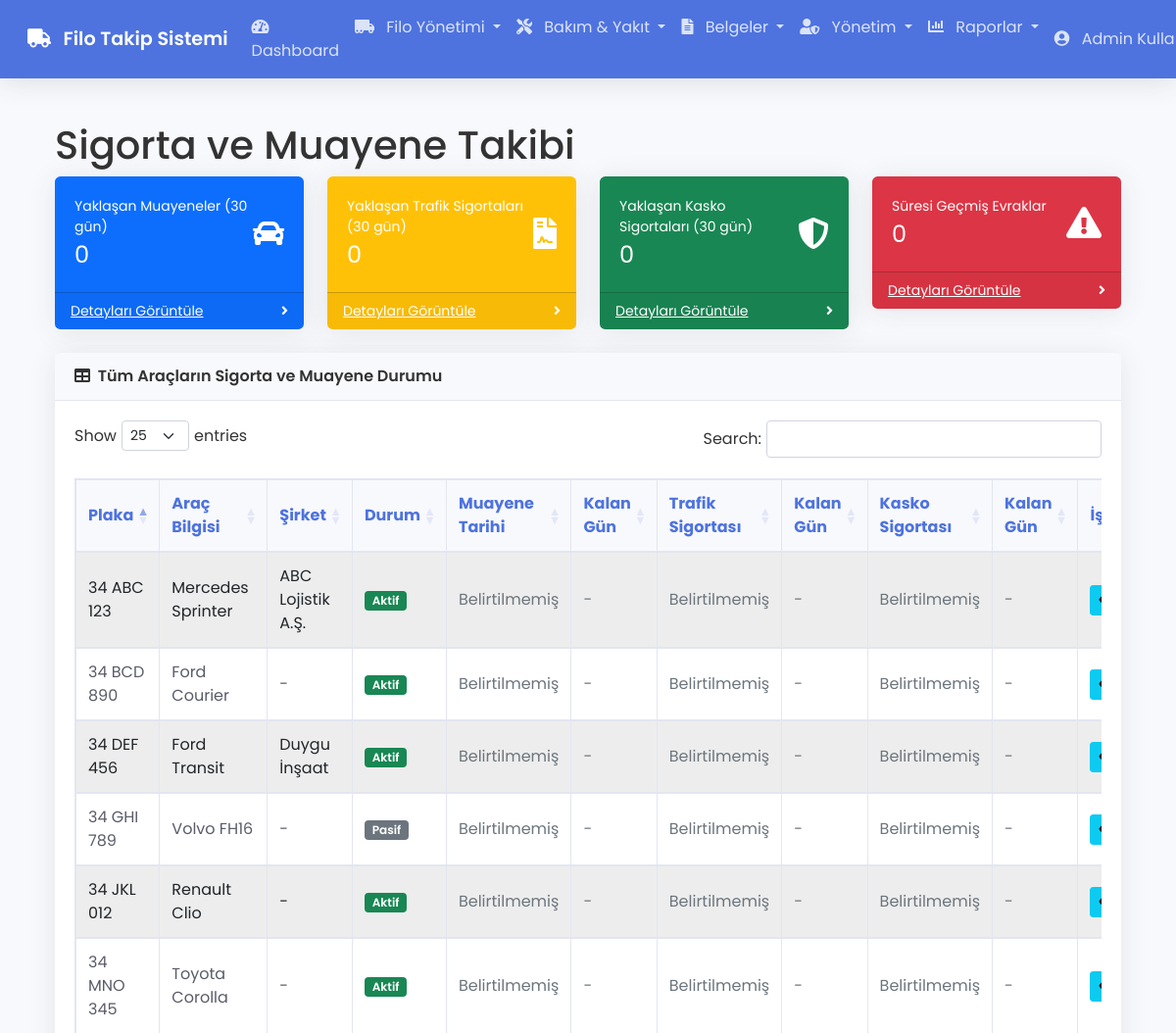
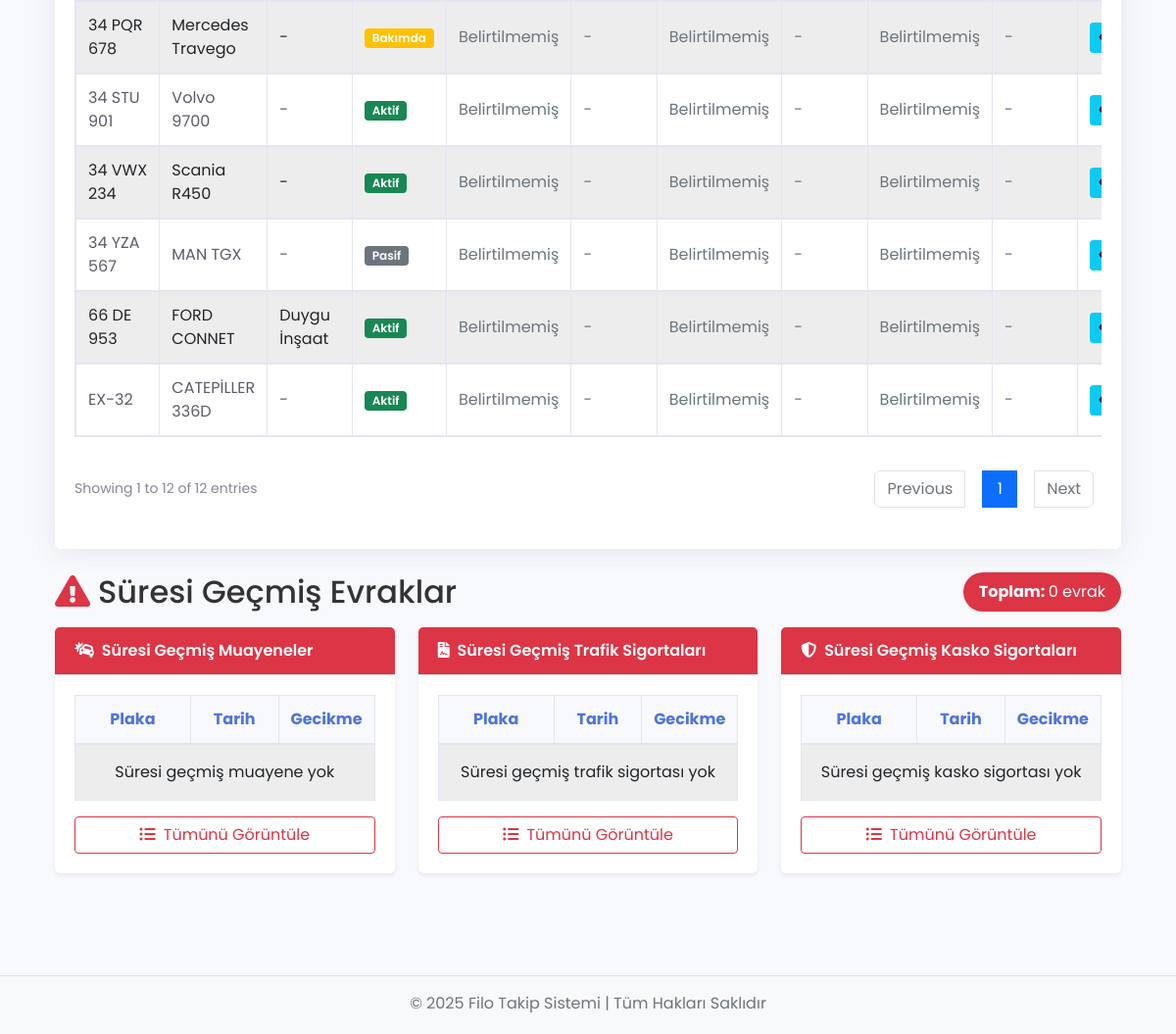
Screenshot of /insurance (signed in) with the database file from the repository (2 pictures, top to bottom).
### tables this page shows
CREATE TABLE `vehicles` (
  `id` int(11) NOT NULL,
  `plate_number` varchar(20) NOT NULL,
  `brand` varchar(100) NOT NULL,
  `model` varchar(100) NOT NULL,
  `year` int(11) DEFAULT NULL,
  `company_id` int(11) DEFAULT NULL,
  `vehicle_type` enum('Otomobil','Kamyonet','Kamyon','Otobüs') NOT NULL,
  `status` enum('Aktif','Pasif','Bakımda') NOT NULL DEFAULT 'Aktif',
  `created_at` timestamp NOT NULL DEFAULT current_timestamp()
);

CREATE TABLE `companies` (
  `id` int(11) NOT NULL,
  `company_name` varchar(200) NOT NULL,
  `tax_office` varchar(100) DEFAULT NULL,
  `tax_number` varchar(20) NOT NULL,
  `address` text DEFAULT NULL,
  `phone` varchar(20) DEFAULT NULL,
  `email` varchar(100) DEFAULT NULL,
  `logo_url` varchar(255) DEFAULT NULL,
  `status` enum('Aktif','Pasif') NOT NULL DEFAULT 'Aktif',
  `created_at` timestamp NOT NULL DEFAULT current_timestamp(),
  `updated_at` timestamp NOT NULL DEFAULT current_timestamp() ON UPDATE current_timestamp()
);

### app/views/insurance/index.php (the view, shortened to what the rows shown need)
<?php require APPROOT . '/views/inc/header.php'; ?>
<div class="container-fluid px-4">
    <h1 class="mt-4"><?php echo $data['title']; ?></h1>
    <div class="card mb-4">
        <div class="card-body">
            <div class="table-responsive">
                <table class="table table-bordered table-striped" id="vehiclesTable" width="100%" cellspacing="0">
                    <thead>
                        <tr>
                            <th>Plaka</th>
                            <th>Araç Bilgisi</th>
                            <th>Şirket</th>
                            <th>Durum</th>
                            <th>Muayene Tarihi</th>
                            <th>Kalan Gün</th>
                            <th>Trafik Sigortası</th>
                            <th>Kalan Gün</th>
                            <th>Kasko Sigortası</th>
                            <th>Kalan Gün</th>
                            <th>İşlemler</th>
                        </tr>
                    </thead>
                    <tbody>
                        <?php if(!empty($data['vehicles'])): ?>
                            <?php foreach($data['vehicles'] as $vehicle): ?>
                                <tr>
                                    <td><?php echo $vehicle->plate_number; ?></td>
                                    <td><?php echo $vehicle->brand . ' ' . $vehicle->model; ?></td>
                                    <td><?php echo $vehicle->company_name; ?></td>
                                    <td>
                                        <span class="badge <?php
                                            if($vehicle->status == 'Aktif') {
                                                echo 'bg-success';
                                            } elseif($vehicle->status == 'Pasif') {
                                                echo 'bg-secondary';
                                            } elseif($vehicle->status == 'Bakımda') {
                                                echo 'bg-warning';
                                            } elseif($vehicle->status == 'Arızalı') {
                                                echo 'bg-danger';
                                            } else {
                                                echo 'bg-info';
                                            }
                                        ?>">
                                            <?php echo $vehicle->status ?: 'Belirtilmemiş'; ?>
                                        </span>
                                    </td>
                                    <td>
                                        <?php if(!empty($vehicle->inspection_date)): ?>
                                            <?php echo date('d.m.Y', strtotime($vehicle->inspection_date)); ?>
                                        <?php else: ?>
                                            <span class="text-muted">Belirtilmemiş</span>
                                        <?php endif; ?>
                                    </td>
                                    <td>
                                        <?php if($vehicle->inspection_days_left !== null): ?>
                                            <span class="badge <?php
                                                if($vehicle->inspection_days_left < 0) {
                                                    echo 'bg-danger';
                                                } elseif($vehicle->inspection_days_left <= 30) {
                                                    echo 'bg-warning';
                                                } else {
                                                    echo 'bg-success';
                                                }
                                            ?>">
                                                <?php
                                                    if($vehicle->inspection_days_left < 0) {
                                                        echo abs($vehicle->inspection_days_left) . ' gün geçmiş';
                                                    } else {
                                                        echo $vehicle->inspection_days_left . ' gün';
                                                    }
                                                ?>
                                            </span>
                                        <?php else: ?>
                                            <span class="text-muted">-</span>
                                        <?php endif; ?>
                                    </td>
                                    <td>
                                        <?php if(!empty($vehicle->traffic_insurance_date)): ?>
                                            <?php echo date('d.m.Y', strtotime($vehicle->traffic_insurance_date)); ?>
                                            <?php if(!empty($vehicle->traffic_insurance_agency)): ?>
                                                <small class="d-block text-muted"><?php echo $vehicle->traffic_insurance_agency; ?></small>
                                            <?php endif; ?>
                                        <?php else: ?>
                                            <span class="text-muted">Belirtilmemiş</span>
                                        <?php endif; ?>
                                    </td>
                                    <td>
                                        <?php if($vehicle->traffic_days_left !== null): ?>
                                            <span class="badge <?php
                                                if($vehicle->traffic_days_left < 0) {
                                                    echo 'bg-danger';
                                                } elseif($vehicle->traffic_days_left <= 30) {
                                                    echo 'bg-warning';
                                                } else {
                                                    echo 'bg-success';
                                                }
                                            ?>">
                                                <?php
                                                    if($vehicle->traffic_days_left < 0) {
                                                        echo abs($vehicle->traffic_days_left) . ' gün geçmiş';
                                                    } else {
                                                        echo $vehicle->traffic_days_left . ' gün';
                                                    }
                                                ?>
                                            </span>
                                        <?php else: ?>
                                            <span class="text-muted">-</span>
                                        <?php endif; ?>
                                    </td>
                                    <td>
                                        <?php if(!empty($vehicle->casco_insurance_date)): ?>
                                            <?php echo date('d.m.Y', strtotime($vehicle->casco_insurance_date)); ?>
                                            <?php if(!empty($vehicle->casco_insurance_agency)): ?>
                                                <small class="d-block text-muted"><?php echo $vehicle->casco_insurance_agency; ?></small>
                                            <?php endif; ?>
                                        <?php else: ?>
                                            <span class="text-muted">Belirtilmemiş</span>
                                        <?php endif; ?>
                                    </td>
                                    <td>
                                        <?php if($vehicle->casco_days_left !== null): ?>
                                            <span class="badge <?php
                                                if($vehicle->casco_days_left < 0) {
                                                    echo 'bg-danger';
                                                } elseif($vehicle->casco_days_left <= 30) {
                                                    echo 'bg-warning';
                                                } else {
                                                    echo 'bg-success';
                                                }
                                            ?>">
                                                <?php
                                                    if($vehicle->casco_days_left < 0) {
                                                        echo abs($vehicle->casco_days_left) . ' gün geçmiş';
                                                    } else {
                                                        echo $vehicle->casco_days_left . ' gün';
                                                    }
                                                ?>
                                            </span>
                                        <?php else: ?>
                                            <span class="text-muted">-</span>
                                        <?php endif; ?>
                                    </td>
                                    <td>
                                        <a href="<?php echo URLROOT; ?>/insurance/vehicle/<?php echo $vehicle->id; ?>" class="btn btn-sm btn-info">
                                            <i class="fas fa-eye"></i>
                                        </a>
                                    </td>
                                </tr>
                            <?php endforeach; ?>
                        <?php else: ?>
                            <tr>
                                <td colspan="10" class="text-center">Kayıtlı araç bulunamadı</td>
                            </tr>
                        <?php endif; ?>
                    </tbody>
                </table>
            </div>
        </div>
    </div>
    <div id="expiredDocumentsSection">
        <div class="d-flex justify-content-between align-items-center mt-4 mb-3">
            <h2 class="m-0"><i class="fas fa-exclamation-triangle text-danger me-2"></i>Süresi Geçmiş Evraklar</h2>
        </div>
        <div class="row">
            <div class="col-md-4">
                <div class="card mb-4 shadow-sm border-danger border-opacity-25">
                    <div class="card-body">
                        <div class="table-responsive">
                            <table class="table table-bordered table-striped table-hover" id="expiredInspectionsTable">
                                <thead class="table-light">
                                    <tr>
                                        <th style="width: 40%" class="text-center">Plaka</th>
                                        <th style="width: 30%" class="text-center">Tarih</th>
                                        <th style="width: 30%" class="text-center">Gecikme</th>
                                    </tr>
                                </thead>
                            </table>
                        </div>
                    </div>
                </div>
            </div>
            <div class="col-md-4">
                <div class="card mb-4 shadow-sm border-danger border-opacity-25">
                    <div class="card-body">
                        <div class="table-responsive">
                            <table class="table table-bordered table-striped table-hover" id="expiredTrafficTable">
                                <thead class="table-light">
                                    <tr>
                                        <th style="width: 40%" class="text-center">Plaka</th>
                                        <th style="width: 30%" class="text-center">Tarih</th>
                                        <th style="width: 30%" class="text-center">Gecikme</th>
                                    </tr>
                                </thead>
                            </table>
                        </div>
                    </div>
                </div>
            </div>
            <div class="col-md-4">
                <div class="card mb-4 shadow-sm border-danger border-opacity-25">
                    <div class="card-body">
                        <div class="table-responsive">
                            <table class="table table-bordered table-striped table-hover" id="expiredCascoTable">
                                <thead class="table-light">
                                    <tr>
                                        <th style="width: 40%" class="text-center">Plaka</th>
                                        <th style="width: 30%" class="text-center">Tarih</th>
                                        <th style="width: 30%" class="text-center">Gecikme</th>
                                    </tr>
                                </thead>
                            </table>
                        </div>
                    </div>
                </div>
            </div>
        </div>
    </div>
</div>
<?php require APPROOT . '/views/inc/footer.php'; ?>

### rows the page displays
vehicles: plate_number "66 DE 953", brand "FORD", model "CONNET", company.company_name "Duygu İnşaat", status "Aktif"
vehicles: plate_number "EX-32", brand "CATEPİLLER", model "336D", company_name "-", status "Aktif"
vehicles: plate_number "34 BCD 890", brand "Ford", model "Courier", company_name "-", status "Aktif"
vehicles: plate_number "34 YZA 567", brand "MAN", model "TGX", company_name "-", status "Pasif"
vehicles: plate_number "34 VWX 234", brand "Scania", model "R450", company_name "-", status "Aktif"
vehicles: plate_number "34 STU 901", brand "Volvo", model "9700", company_name "-", status "Aktif"
vehicles: plate_number "34 PQR 678", brand "Mercedes", model "Travego", company_name "-", status "Bakımda"
vehicles: plate_number "34 MNO 345", brand "Toyota", model "Corolla", company_name "-", status "Aktif"
vehicles: plate_number "34 JKL 012", brand "Renault", model "Clio", company_name "-", status "Aktif"
vehicles: plate_number "34 GHI 789", brand "Volvo", model "FH16", company_name "-", status "Pasif"
vehicles: plate_number "34 DEF 456", brand "Ford", model "Transit", company.company_name "Duygu İnşaat", status "Aktif"
vehicles: plate_number "34 ABC 123", brand "Mercedes", model "Sprinter", company.company_name "ABC Lojistik A.Ş.", status "Aktif"

### other values shown
SITENAME "Filo Takip Sistemi"
$_SESSION['user_name'] "Admin…"
$data['title'] "Sigorta ve Muayene Takibi"
